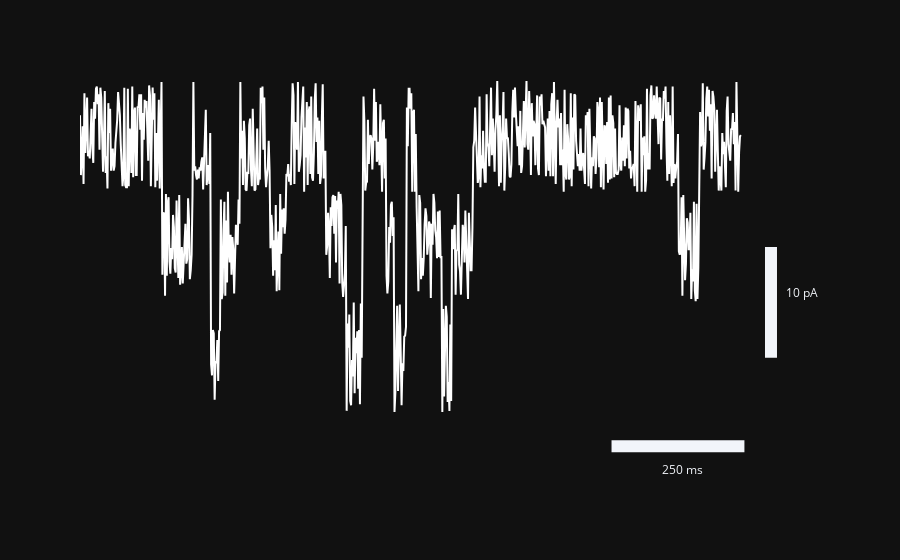

This figure's notebook cell:
### Code cell
fig = px.line(df, y="56")
fig.update_layout(template="plotly_dark")
fig.update_traces(line_color='white')
fig.update_xaxes(visible=False, fixedrange=True)
fig.update_yaxes(visible=False, fixedrange=True)
fig.add_annotation(x=815, y=-100,
            text="10 pA",
            showarrow=False,
            yshift=10)
fig.add_annotation(x=680, y=-260,
            text="250 ms",
            showarrow=False,
            yshift=10)

fig.add_shape(type="line",
    x0=600, y0=-230, x1=750, y1=-230, line_width=12)
fig.add_shape(type="line",
    x0=780, y0=-150, x1=780, y1=-50, line_width=12)
fig.show()
fig.write_image("images/figpng.png")
fig.to_image(format="png", engine="kaleido")

### Figure 1 — Plotly figure (JSON) as saved in the notebook; plotly's stock layout.template omitted (floating-point values rounded to 4 significant figures; data arrays with more than 128 entries replaced by an {"elided": "..."} marker saying what was removed)
{"data": [{"hovertemplate": "index=%{x}<br>56=%{y}<extra></extra>", "legendgroup": "", "line": {"color": "white", "dash": "solid"}, "mode": "lines", "name": "", "orientation": "v", "showlegend": false, "type": "scatter", "x": {"elided": "747 int values"}, "xaxis": "x", "y": {"elided": "747 int values"}, "yaxis": "y"}], "layout": {"annotations": [{"showarrow": false, "text": "10 pA", "x": 815, "y": -100, "yshift": 10}, {"showarrow": false, "text": "250 ms", "x": 680, "y": -260, "yshift": 10}], "legend": {"tracegroupgap": 0}, "margin": {"t": 60}, "shapes": [{"line": {"width": 12}, "type": "line", "x0": 600, "x1": 750, "y0": -230, "y1": -230}, {"line": {"width": 12}, "type": "line", "x0": 780, "x1": 780, "y0": -150, "y1": -50}], "xaxis": {"anchor": "y", "domain": [0, 1], "fixedrange": true, "title": {"text": "index"}, "visible": false}, "yaxis": {"anchor": "x", "domain": [0, 1], "fixedrange": true, "title": {"text": "56"}, "visible": false}}}
